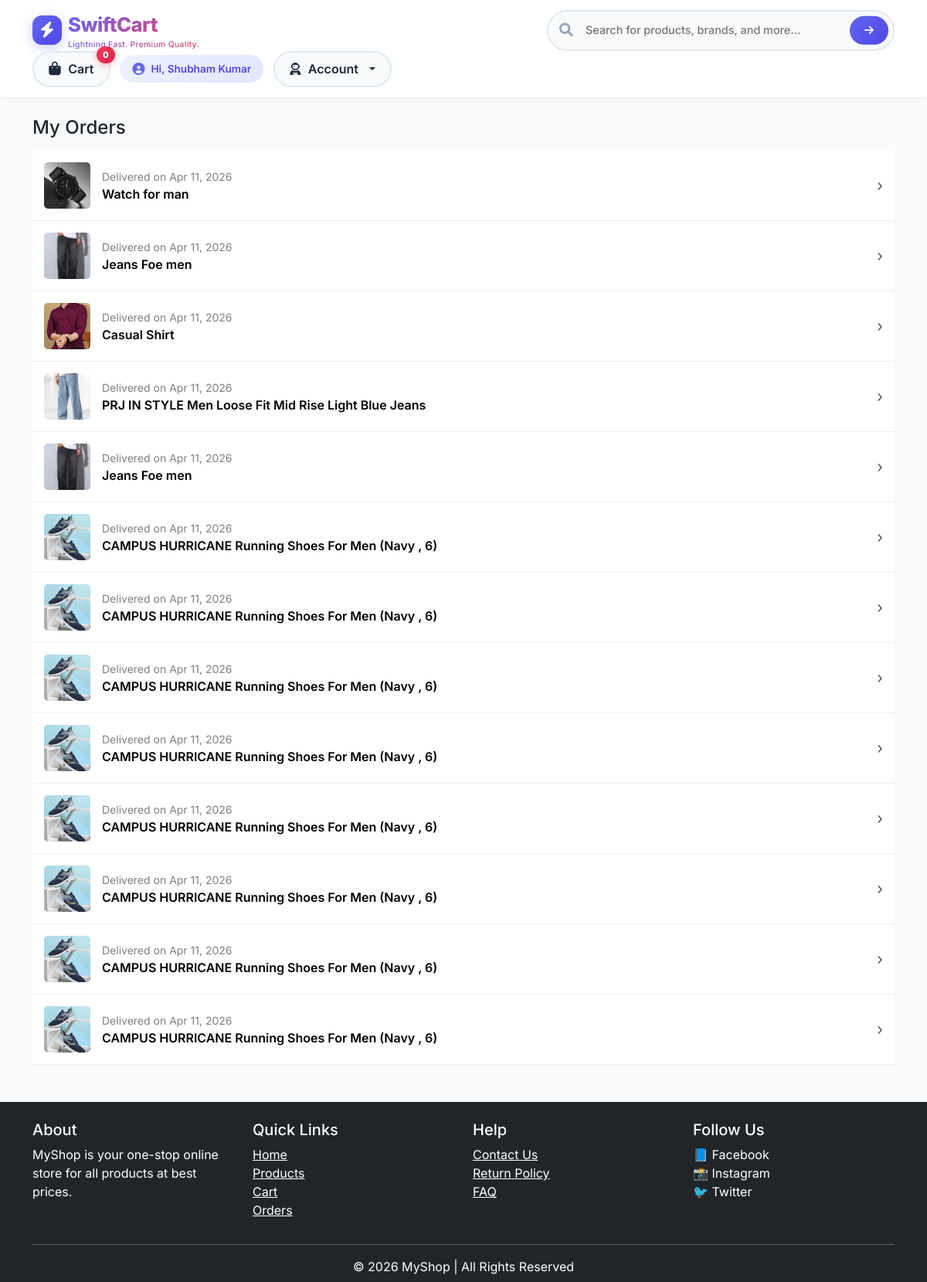
Page /user/orders.php (signed in) on the committed database.
### tables this page shows
CREATE TABLE `orders` (
  `id` int(11) NOT NULL,
  `user_id` int(11) DEFAULT NULL,
  `total` decimal(10,2) DEFAULT NULL,
  `status` enum('Pending','Processing','Confirmed','Shipped','Delivered','Cancelled','Paid') DEFAULT NULL,
  `created_at` timestamp NOT NULL DEFAULT current_timestamp(),
  `payment_method` varchar(50) DEFAULT NULL,
  `address_id` int(11) DEFAULT NULL,
  `transaction_id` varchar(255) DEFAULT NULL
);

CREATE TABLE `products` (
  `id` int(11) NOT NULL,
  `name` varchar(255) NOT NULL,
  `price` decimal(10,2) NOT NULL,
  `description` text DEFAULT NULL,
  `image` varchar(255) DEFAULT NULL,
  `created_at` timestamp NOT NULL DEFAULT current_timestamp(),
  `category` varchar(255) DEFAULT NULL,
  `size_s` int(11) DEFAULT 1,
  `size_m` int(11) DEFAULT 1,
  `size_l` int(11) DEFAULT 1,
  `size_xl` int(11) DEFAULT 1,
  `size_xxl` int(11) DEFAULT 1
);

### user/orders.php (the view, shortened to what this page needs)
<?php
include("../includes/header.php");
$uid = $_SESSION['user']['id'];
$result = $conn->query("
SELECT o.*, p.name, p.image
FROM orders o
JOIN order_items oi ON o.id = oi.order_id
JOIN products p ON oi.product_id = p.id
WHERE o.user_id=$uid
ORDER BY o.id DESC
");
?>
<div class="container mt-3">
<h4 class="mb-3">My Orders</h4>
<?php while($row = $result->fetch_assoc()): ?>
<a href="order_details.php?id=<?php echo $row['id']; ?>" style="text-decoration:none;color:black;">
<div class="order-card">
<img src="../assets/images/<?php echo $row['image']; ?>" class="order-img">
<div>
<div class="order-date">
Delivered on <?php echo date("M d, Y", strtotime($row['created_at'])); ?>
</div>
<div class="order-title">
<?php echo $row['name']; ?>
</div>
</div>
<div class="arrow">›</div>
</div>
</a>
<?php endwhile; ?>
</div>
<?php include("../includes/footer.php"); ?>

### assets/css/style.css (style rules this page uses)
body { background: #f4f6f9; font-family: 'Segoe UI', sans-serif; }

### includes/header.php (style rules this page uses)
* { margin: 0; padding: 0; box-sizing: border-box; }
body { background: #f8fafc; font-family: 'Inter', sans-serif; overflow-x: hidden; }

### user/orders.php (style rules this page uses)
.order-card { background:#fff; border-bottom:1px solid #eee; padding:15px; display:flex; align-items:center; gap:15px; cursor:pointer; }
.order-img { width:60px; height:60px; object-fit:cover; border-radius:5px; }
.order-title { font-weight:600; }
.order-date { font-size:14px; color:gray; }
.arrow { margin-left:auto; font-size:20px; color:#555; }

### rows in the picture
orders: products.image (picture), created_at "Apr 11, 2026", products.name "Watch for man"
orders: products.image (picture), created_at "Apr 11, 2026", products.name "Jeans Foe men"
orders: products.image (picture), created_at "Apr 11, 2026", products.name "Casual Shirt"
orders: products.image (picture), created_at "Apr 11, 2026", products.name "PRJ IN STYLE Men Loose Fit Mid Rise Light Blue Jeans"
orders: products.image (picture), created_at "Apr 11, 2026", products.name "Jeans Foe men"
orders: products.image (picture), created_at "Apr 11, 2026", products.name "CAMPUS HURRICANE Running Shoes For Men (Navy , 6)"
orders: products.image (picture), created_at "Apr 11, 2026", products.name "CAMPUS HURRICANE Running Shoes For Men (Navy , 6)"
orders: products.image (picture), created_at "Apr 11, 2026", products.name "CAMPUS HURRICANE Running Shoes For Men (Navy , 6)"
orders: products.image (picture), created_at "Apr 11, 2026", products.name "CAMPUS HURRICANE Running Shoes For Men (Navy , 6)"
orders: products.image (picture), created_at "Apr 11, 2026", products.name "CAMPUS HURRICANE Running Shoes For Men (Navy , 6)"
orders: products.image (picture), created_at "Apr 11, 2026", products.name "CAMPUS HURRICANE Running Shoes For Men (Navy , 6)"
orders: products.image (picture), created_at "Apr 11, 2026", products.name "CAMPUS HURRICANE Running Shoes For Men (Navy , 6)"
orders: products.image (picture), created_at "Apr 11, 2026", products.name "CAMPUS HURRICANE Running Shoes For Men (Navy , 6)"

### other values in the picture
$count "0"
$_SESSION['user']['name'] "Shubham Kumar"
